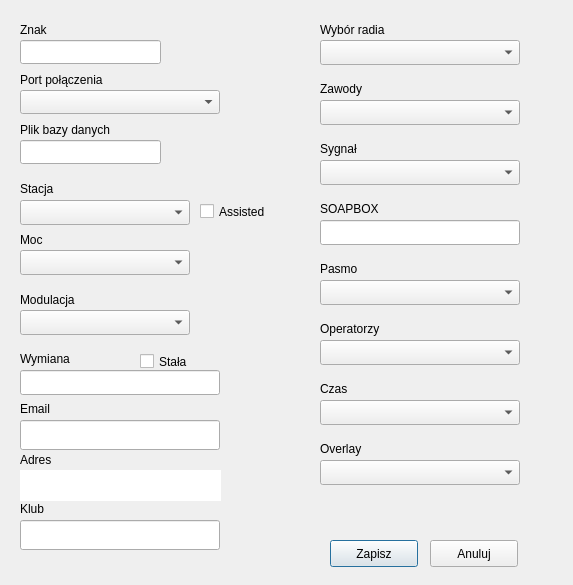
<?xml version="1.0" encoding="UTF-8"?>
<ui version="4.0">
 <class>konfiguracja</class>
 <widget class="QDialog" name="konfiguracja">
  <property name="geometry">
   <rect>
    <x>0</x>
    <y>0</y>
    <width>573</width>
    <height>585</height>
   </rect>
  </property>
  <property name="windowTitle">
   <string>Konfiguracja</string>
  </property>
  <widget class="QLineEdit" name="znak">
   <property name="geometry">
    <rect>
     <x>20</x>
     <y>40</y>
     <width>141</width>
     <height>24</height>
    </rect>
   </property>
   <property name="inputMethodHints">
    <set>Qt::ImhPreferUppercase|Qt::ImhUppercaseOnly</set>
   </property>
  </widget>
  <widget class="QLabel" name="label">
   <property name="geometry">
    <rect>
     <x>20</x>
     <y>20</y>
     <width>58</width>
     <height>20</height>
    </rect>
   </property>
   <property name="text">
    <string>Znak</string>
   </property>
  </widget>
  <widget class="QLabel" name="label_2">
   <property name="geometry">
    <rect>
     <x>20</x>
     <y>70</y>
     <width>141</width>
     <height>20</height>
    </rect>
   </property>
   <property name="text">
    <string>Port połączenia</string>
   </property>
  </widget>
  <widget class="QLineEdit" name="plikbazy">
   <property name="geometry">
    <rect>
     <x>20</x>
     <y>140</y>
     <width>141</width>
     <height>24</height>
    </rect>
   </property>
  </widget>
  <widget class="QLabel" name="label_3">
   <property name="geometry">
    <rect>
     <x>20</x>
     <y>120</y>
     <width>151</width>
     <height>20</height>
    </rect>
   </property>
   <property name="text">
    <string>Plik bazy danych</string>
   </property>
  </widget>
  <widget class="QLabel" name="label_5">
   <property name="geometry">
    <rect>
     <x>20</x>
     <y>230</y>
     <width>58</width>
     <height>20</height>
    </rect>
   </property>
   <property name="text">
    <string>Moc</string>
   </property>
  </widget>
  <widget class="QPushButton" name="zapisz">
   <property name="geometry">
    <rect>
     <x>330</x>
     <y>540</y>
     <width>88</width>
     <height>27</height>
    </rect>
   </property>
   <property name="text">
    <string>Zapisz</string>
   </property>
  </widget>
  <widget class="QPushButton" name="kasuj">
   <property name="geometry">
    <rect>
     <x>430</x>
     <y>540</y>
     <width>88</width>
     <height>27</height>
    </rect>
   </property>
   <property name="text">
    <string>Anuluj</string>
   </property>
  </widget>
  <widget class="QLabel" name="label_6">
   <property name="geometry">
    <rect>
     <x>20</x>
     <y>290</y>
     <width>84</width>
     <height>20</height>
    </rect>
   </property>
   <property name="text">
    <string>Modulacja</string>
   </property>
  </widget>
  <widget class="QLabel" name="label_7">
   <property name="geometry">
    <rect>
     <x>320</x>
     <y>20</y>
     <width>111</width>
     <height>20</height>
    </rect>
   </property>
   <property name="text">
    <string>Wybór radia</string>
   </property>
  </widget>
  <widget class="QLineEdit" name="poleAdresu">
   <property name="geometry">
    <rect>
     <x>20</x>
     <y>470</y>
     <width>201</width>
     <height>31</height>
    </rect>
   </property>
   <property name="frame">
    <bool>false</bool>
   </property>
  </widget>
  <widget class="QLabel" name="label_8">
   <property name="geometry">
    <rect>
     <x>20</x>
     <y>450</y>
     <width>84</width>
     <height>20</height>
    </rect>
   </property>
   <property name="text">
    <string>Adres</string>
   </property>
  </widget>
  <widget class="QCheckBox" name="assisted">
   <property name="geometry">
    <rect>
     <x>200</x>
     <y>200</y>
     <width>100</width>
     <height>23</height>
    </rect>
   </property>
   <property name="text">
    <string>Assisted</string>
   </property>
  </widget>
  <widget class="QLabel" name="label_10">
   <property name="geometry">
    <rect>
     <x>320</x>
     <y>260</y>
     <width>84</width>
     <height>17</height>
    </rect>
   </property>
   <property name="text">
    <string>Pasmo</string>
   </property>
  </widget>
  <widget class="QLabel" name="label_11">
   <property name="geometry">
    <rect>
     <x>320</x>
     <y>80</y>
     <width>84</width>
     <height>17</height>
    </rect>
   </property>
   <property name="text">
    <string>Zawody</string>
   </property>
  </widget>
  <widget class="QLabel" name="label_12">
   <property name="geometry">
    <rect>
     <x>320</x>
     <y>320</y>
     <width>91</width>
     <height>17</height>
    </rect>
   </property>
   <property name="text">
    <string>Operatorzy</string>
   </property>
  </widget>
  <widget class="QLabel" name="label_13">
   <property name="geometry">
    <rect>
     <x>20</x>
     <y>180</y>
     <width>84</width>
     <height>17</height>
    </rect>
   </property>
   <property name="text">
    <string>Stacja</string>
   </property>
  </widget>
  <widget class="QLabel" name="label_14">
   <property name="geometry">
    <rect>
     <x>320</x>
     <y>380</y>
     <width>84</width>
     <height>17</height>
    </rect>
   </property>
   <property name="text">
    <string>Czas</string>
   </property>
  </widget>
  <widget class="QLabel" name="label_15">
   <property name="geometry">
    <rect>
     <x>320</x>
     <y>140</y>
     <width>84</width>
     <height>17</height>
    </rect>
   </property>
   <property name="text">
    <string>Sygnał</string>
   </property>
  </widget>
  <widget class="QLabel" name="label_16">
   <property name="geometry">
    <rect>
     <x>320</x>
     <y>440</y>
     <width>84</width>
     <height>17</height>
    </rect>
   </property>
   <property name="text">
    <string>Overlay</string>
   </property>
  </widget>
  <widget class="QLabel" name="label_17">
   <property name="geometry">
    <rect>
     <x>20</x>
     <y>500</y>
     <width>84</width>
     <height>17</height>
    </rect>
   </property>
   <property name="text">
    <string>Klub</string>
   </property>
  </widget>
  <widget class="QLineEdit" name="klub">
   <property name="geometry">
    <rect>
     <x>20</x>
     <y>520</y>
     <width>200</width>
     <height>30</height>
    </rect>
   </property>
  </widget>
  <widget class="QLabel" name="label_18">
   <property name="geometry">
    <rect>
     <x>20</x>
     <y>400</y>
     <width>84</width>
     <height>17</height>
    </rect>
   </property>
   <property name="text">
    <string>Email</string>
   </property>
  </widget>
  <widget class="QLineEdit" name="email">
   <property name="geometry">
    <rect>
     <x>20</x>
     <y>420</y>
     <width>200</width>
     <height>30</height>
    </rect>
   </property>
  </widget>
  <widget class="QLabel" name="label_19">
   <property name="geometry">
    <rect>
     <x>320</x>
     <y>200</y>
     <width>84</width>
     <height>17</height>
    </rect>
   </property>
   <property name="text">
    <string>SOAPBOX</string>
   </property>
  </widget>
  <widget class="QComboBox" name="listaStacja">
   <property name="geometry">
    <rect>
     <x>20</x>
     <y>200</y>
     <width>170</width>
     <height>25</height>
    </rect>
   </property>
  </widget>
  <widget class="QComboBox" name="listaMoc">
   <property name="geometry">
    <rect>
     <x>20</x>
     <y>250</y>
     <width>170</width>
     <height>25</height>
    </rect>
   </property>
  </widget>
  <widget class="QComboBox" name="listaMode">
   <property name="geometry">
    <rect>
     <x>20</x>
     <y>310</y>
     <width>170</width>
     <height>25</height>
    </rect>
   </property>
  </widget>
  <widget class="QComboBox" name="listaPasmo">
   <property name="geometry">
    <rect>
     <x>320</x>
     <y>280</y>
     <width>200</width>
     <height>25</height>
    </rect>
   </property>
  </widget>
  <widget class="QComboBox" name="listaZawody">
   <property name="geometry">
    <rect>
     <x>320</x>
     <y>100</y>
     <width>200</width>
     <height>25</height>
    </rect>
   </property>
  </widget>
  <widget class="QComboBox" name="listaOperator">
   <property name="geometry">
    <rect>
     <x>320</x>
     <y>340</y>
     <width>200</width>
     <height>25</height>
    </rect>
   </property>
  </widget>
  <widget class="QComboBox" name="listaSygnal">
   <property name="geometry">
    <rect>
     <x>320</x>
     <y>160</y>
     <width>200</width>
     <height>25</height>
    </rect>
   </property>
  </widget>
  <widget class="QComboBox" name="listaCzas">
   <property name="geometry">
    <rect>
     <x>320</x>
     <y>400</y>
     <width>200</width>
     <height>25</height>
    </rect>
   </property>
  </widget>
  <widget class="QComboBox" name="listaOverlay">
   <property name="geometry">
    <rect>
     <x>320</x>
     <y>460</y>
     <width>200</width>
     <height>25</height>
    </rect>
   </property>
  </widget>
  <widget class="QComboBox" name="wyborRadia">
   <property name="geometry">
    <rect>
     <x>320</x>
     <y>40</y>
     <width>200</width>
     <height>25</height>
    </rect>
   </property>
   <property name="currentIndex">
    <number>-1</number>
   </property>
  </widget>
  <widget class="QLineEdit" name="soapbox">
   <property name="geometry">
    <rect>
     <x>320</x>
     <y>220</y>
     <width>200</width>
     <height>25</height>
    </rect>
   </property>
  </widget>
  <widget class="QLabel" name="label_4">
   <property name="geometry">
    <rect>
     <x>20</x>
     <y>350</y>
     <width>84</width>
     <height>17</height>
    </rect>
   </property>
   <property name="text">
    <string>Wymiana</string>
   </property>
  </widget>
  <widget class="QLineEdit" name="wzorWymiany">
   <property name="geometry">
    <rect>
     <x>20</x>
     <y>370</y>
     <width>200</width>
     <height>25</height>
    </rect>
   </property>
  </widget>
  <widget class="QCheckBox" name="wymianaBOx">
   <property name="geometry">
    <rect>
     <x>140</x>
     <y>350</y>
     <width>100</width>
     <height>23</height>
    </rect>
   </property>
   <property name="text">
    <string>Stała</string>
   </property>
  </widget>
  <widget class="QComboBox" name="serialPorts">
   <property name="geometry">
    <rect>
     <x>20</x>
     <y>90</y>
     <width>200</width>
     <height>24</height>
    </rect>
   </property>
  </widget>
  <zorder>listaCzas</zorder>
  <zorder>znak</zorder>
  <zorder>label</zorder>
  <zorder>label_2</zorder>
  <zorder>plikbazy</zorder>
  <zorder>label_3</zorder>
  <zorder>label_5</zorder>
  <zorder>zapisz</zorder>
  <zorder>kasuj</zorder>
  <zorder>label_6</zorder>
  <zorder>label_7</zorder>
  <zorder>poleAdresu</zorder>
  <zorder>label_8</zorder>
  <zorder>assisted</zorder>
  <zorder>label_10</zorder>
  <zorder>label_11</zorder>
  <zorder>label_12</zorder>
  <zorder>label_13</zorder>
  <zorder>label_14</zorder>
  <zorder>label_15</zorder>
  <zorder>label_16</zorder>
  <zorder>label_17</zorder>
  <zorder>klub</zorder>
  <zorder>label_18</zorder>
  <zorder>email</zorder>
  <zorder>label_19</zorder>
  <zorder>listaStacja</zorder>
  <zorder>listaMoc</zorder>
  <zorder>listaMode</zorder>
  <zorder>listaPasmo</zorder>
  <zorder>listaZawody</zorder>
  <zorder>listaOperator</zorder>
  <zorder>listaSygnal</zorder>
  <zorder>listaOverlay</zorder>
  <zorder>wyborRadia</zorder>
  <zorder>soapbox</zorder>
  <zorder>label_4</zorder>
  <zorder>wzorWymiany</zorder>
  <zorder>wymianaBOx</zorder>
  <zorder>serialPorts</zorder>
 </widget>
 <resources/>
 <connections/>
</ui>
